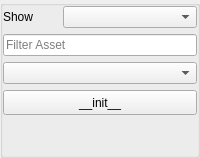
     <widget class="QWidget" name="tab_4">
      <attribute name="title">
       <string>Init</string>
      </attribute>
      <layout class="QGridLayout" name="gridLayout_13">
       <property name="sizeConstraint">
        <enum>QLayout::SetDefaultConstraint</enum>
       </property>
       <property name="leftMargin">
        <number>0</number>
       </property>
       <property name="topMargin">
        <number>0</number>
       </property>
       <property name="rightMargin">
        <number>0</number>
       </property>
       <property name="bottomMargin">
        <number>0</number>
       </property>
       <property name="spacing">
        <number>0</number>
       </property>
       <item row="0" column="0">
        <widget class="QGroupBox" name="horizontalGroupBox">
         <layout class="QVBoxLayout" name="verticalLayout_8">
          <property name="spacing">
           <number>6</number>
          </property>
          <property name="leftMargin">
           <number>0</number>
          </property>
          <property name="topMargin">
           <number>0</number>
          </property>
          <property name="rightMargin">
           <number>0</number>
          </property>
          <property name="bottomMargin">
           <number>0</number>
          </property>
          <item>
           <layout class="QHBoxLayout" name="horizontalLayout_6">
            <property name="spacing">
             <number>15</number>
            </property>
            <property name="topMargin">
             <number>0</number>
            </property>
            <property name="rightMargin">
             <number>0</number>
            </property>
            <item>
             <widget class="QLabel" name="label_4">
              <property name="maximumSize">
               <size>
                <width>45</width>
                <height>16777215</height>
               </size>
              </property>
              <property name="text">
               <string>Show</string>
              </property>
             </widget>
            </item>
            <item>
             <widget class="QComboBox" name="shows_combo"/>
            </item>
           </layout>
          </item>
          <item>
           <widget class="QLineEdit" name="filter_text">
            <property name="text">
             <string/>
            </property>
            <property name="placeholderText">
             <string>Filter Asset</string>
            </property>
           </widget>
          </item>
          <item>
           <widget class="QComboBox" name="assets_combo"/>
          </item>
          <item>
           <widget class="QPushButton" name="initialize_rig_button">
            <property name="minimumSize">
             <size>
              <width>0</width>
              <height>25</height>
             </size>
            </property>
            <property name="text">
             <string>__init__</string>
            </property>
           </widget>
          </item>
          <item>
           <spacer name="verticalSpacer_4">
            <property name="orientation">
             <enum>Qt::Vertical</enum>
            </property>
            <property name="sizeHint" stdset="0">
             <size>
              <width>20</width>
              <height>40</height>
             </size>
            </property>
           </spacer>
          </item>
         </layout>
        </widget>
       </item>
      </layout>
     </widget>
